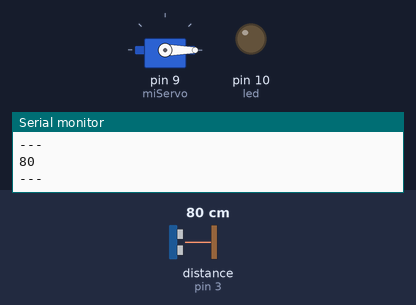
This sketch was run on a simulated Arduino Uno, built with avr-gcc and run on an emulated ATmega328P. Shown: servo, output pins drawn as LEDs (lit = HIGH), the last lines printed to the serial monitor. Wiring (inferred from the names in the program): ultrasonic range finder: trigger pin 2; echo pin 3. The test bench sets the inputs (shaded band); at power-on: distance to the obstacle (sensor on pin 3) 80 cm. The echo pulse lasts 58.3 µs per cm; pins used as bus, display or sensor lines are not drawn.

Above: at 1.6 s.
1.7 s: distance to the obstacle (sensor on pin 3) set to 13 cm
4.7 s: distance to the obstacle (sensor on pin 3) set to 10 cm
At 5.2 s:
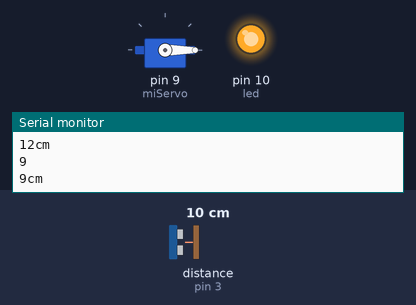
At 5.8 s:
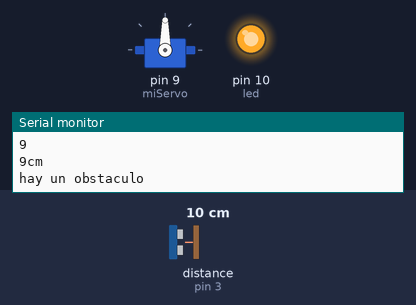
8.4 s: distance to the obstacle (sensor on pin 3) set to 18 cm
At 10.7 s:
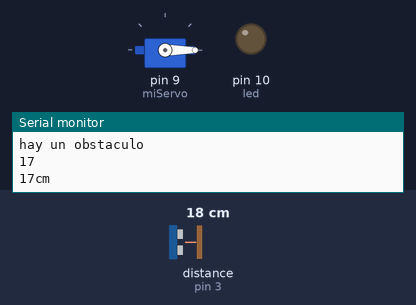
Timing chart, 0 to 12.2 s (numbered marks = the images above; inputs shaded):
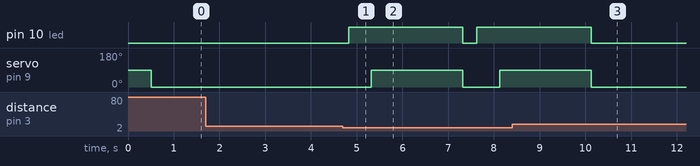

Measured:
- the behaviour switches between 12 and 11 cm on distance to the obstacle (sensor on pin 3) (found by bisection; images 0 and 1)
- after the input at 4.7 s, pin 10 (led): LOW → HIGH after 0.12 s, → LOW 2.5 s later, → HIGH 0.30 s later; servo on pin 9 (miServo): 0° → 90° after 0.62 s, → 0° 2.0 s later, → 90° 0.80 s later
- after the input at 8.4 s, pin 10 (led): goes on until 10.1 s, then stays LOW; servo on pin 9 (miServo): goes on until 10.1 s, then stays 0°

The sketch:

sensor_servo_ultrasonico.ino
```cpp
#include <Servo.h>
int cm=0;
long distancia,duracion;
int posicion1=90;
int posicion2=-90;
int led=10;
Servo miServo;
#define Pecho 3 //Echo al pin 6
#define Ptrig 2 //Trig pin 7


void setup() {
  Serial.begin (9600);
 pinMode(Pecho, INPUT);
 pinMode(Ptrig, OUTPUT);
 pinMode(led, OUTPUT);
 miServo.attach (9);

}

void loop() {

  digitalWrite (Ptrig,LOW);
  delayMicroseconds(2);
  digitalWrite(Ptrig,HIGH);
  delayMicroseconds(100);
  digitalWrite(Ptrig,LOW);

  duracion= pulseIn(Pecho, HIGH);
  distancia =(duracion/2)/29;
  Serial.println(distancia);

  if (distancia >=60 || distancia <=0){
    Serial.println("---");
  }
  else {
    Serial.print(distancia);
    Serial.println("cm");
    digitalWrite(10,LOW);
  }

  if (distancia <=10 && distancia >=1){
    digitalWrite(led,HIGH);
    delay(500);
    miServo.write(posicion1);
    Serial.println("hay un obstaculo");
    delay(2000);
    digitalWrite(led,LOW);
    miServo.write(posicion2);
  }
  else
  {
    delay(500);
    miServo.write(posicion2);

  }
  delay(300);

}
```
